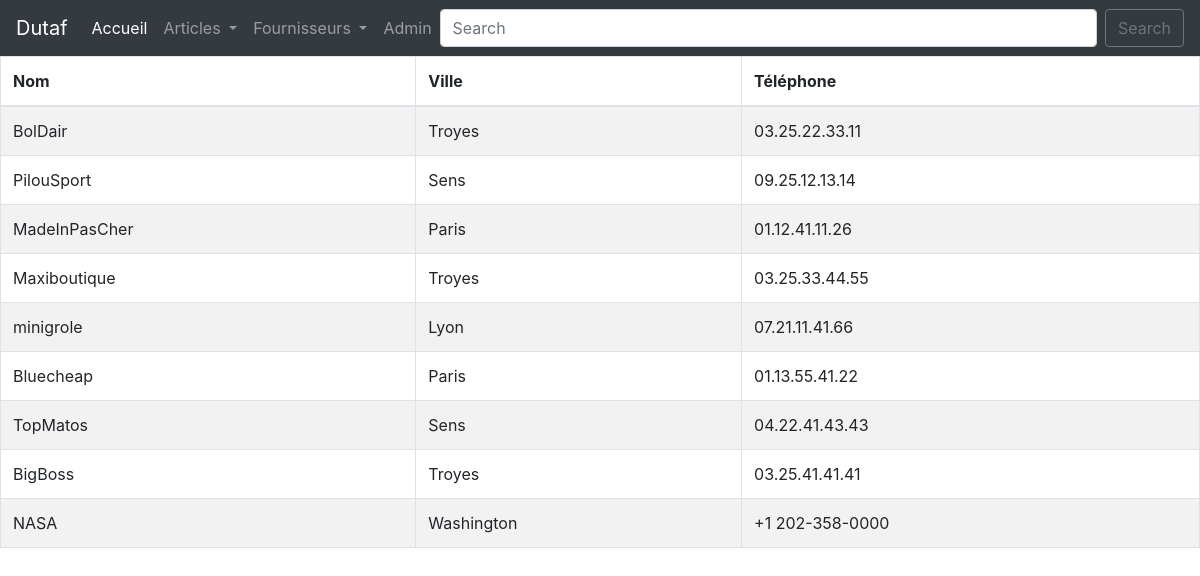
Screenshot of /dutaf/fournisseurs.php with the database file from the repository.
### tables this page shows
CREATE TABLE `Fournisseurs` (
  `four_id` int(11) NOT NULL,
  `four_nom` char(30) NOT NULL,
  `four_ville` char(20) NOT NULL,
  `four_tel` char(20) NOT NULL
);

### dutaf/fournisseurs.php (the view)
<!DOCTYPE html>
<html lang="fr" dir="ltr">
    <head>
        <?php
            include('fonctions.php');
            show_head();
         ?>
    </head>
    <body>
        <table class="table table-striped table-bordered" id="mon_tableau">
        <thead>
        <tr>
            <th scope="col">Nom</th>
            <th scope="col">Ville</th>
            <th scope="col">Téléphone</th>
        </tr>
        </thead>
        <?php
            navbar();
            include("config.inc.php");
            $bdd = new PDO('mysql:host=localhost;dbname=dutaf', $user, $pass);
            $req = 'SELECT * FROM Fournisseurs';
            $resultat = $bdd->query($req);
            echo '<tbody>';
            while ($ligne = $resultat->fetch())
             {
                echo '<tr>';
                        echo '<td>'.$ligne['four_nom'].'</td>';
                        echo '<td>'.$ligne['four_ville'].'</td>';
                        echo '<td>'.$ligne['four_tel'].'</td>';
                echo '</tr>';
            }
        ?>
        </tbody>
        </table>
    </body>
</html>

### dutaf/fonctions.php (shortened to what this page needs)
<?php
    function navbar()
    {
    echo '
        <nav class="navbar navbar-expand-lg navbar-dark bg-dark">
          <a class="navbar-brand" href="#">Dutaf</a>
          <button class="navbar-toggler" type="button" data-toggle="collapse" data-target="#navbarSupportedContent" aria-controls="navbarSupportedContent" aria-expanded="false" aria-label="Toggle navigation">
            <span class="navbar-toggler-icon"></span>
          </button>
          <div class="collapse navbar-collapse" id="navbarSupportedContent">
            <ul class="navbar-nav mr-auto">
              <li class="nav-item active">
                <a class="nav-link" href="/dutaf">Accueil <span class="sr-only">(current)</span></a>
              </li>
              <li class="nav-item dropdown">
                <a class="nav-link dropdown-toggle" href="#" id="navbarDropdown" role="button" data-toggle="dropdown" aria-haspopup="true" aria-expanded="false">
                  Articles
                </a>
                <div class="dropdown-menu" aria-labelledby="navbarDropdown">
                  <a class="dropdown-item" href="/dutaf/catalogue.php">Parcourir nos articles</a>
                  <a class="dropdown-item" href="/dutaf/question_budget.php">Petit budget?</a>
              </li>
              <li class="nav-item dropdown">
                <a class="nav-link dropdown-toggle" href="#" id="navbarDropdown" role="button" data-toggle="dropdown" aria-haspopup="true" aria-expanded="false">
                  Fournisseurs
                </a>
                <div class="dropdown-menu" aria-labelledby="navbarDropdown">
                  <a class="dropdown-item" href="/dutaf/fournisseurs.php">Parcourir nos fournisseurs</a>
              </li>
              <li class="nav-item">
                <a class="nav-link" href="/dutaf/admin">Admin</a>
              </li>
            </ul>
            <form class="form-inline my-2 my-lg-0">
              <input class="form-control mr-sm-2" type="search" placeholder="Search" aria-label="Search">
              <button class="btn btn-outline-secondary my-2 my-sm-0" type="submit">Search</button>
            </form>
          </div>
        </nav>
    ';
    }
    function show_head()
    {
      echo'<meta charset="utf-8">
        <title>Dutaf</title>
        <link rel="stylesheet" href="/dutaf/css/style.css">
        <link rel="stylesheet" href="/dutaf/css/bootstrap.css">
        <link rel="stylesheet" href="/dutaf/css/bootsrap-grid.css">
        <link href="https://fonts.googleapis.com/css?family=Noto+Sans+JP&display=swap" rel="stylesheet">
        <link rel="stylesheet" type="text/css" href="https://cdn.datatables.net/v/bs4-4.1.1/dt-1.10.20/r-2.2.3/datatables.min.css"/>
        <link rel="stylesheet" href="https://cdnjs.cloudflare.com/ajax/libs/font-awesome/5.11.2/css/all.min.css" />
        <script type="text/javascript" src="https://cdn.datatables.net/v/bs4-4.1.1/dt-1.10.20/r-2.2.3/datatables.min.js"></script>
        <script src="https://code.jquery.com/jquery-3.4.1.min.js"></script>
        <script src="https://cdnjs.cloudflare.com/ajax/libs/popper.js/1.14.7/umd/popper.min.js"></script>
        <script src="https://stackpath.bootstrapcdn.com/bootstrap/4.3.1/js/bootstrap.min.js"></script>
        <meta name="viewport" content="width=device-width, user-scalable=no">
        <script type="text/javascript">
            $(document).ready(function() {
                $("#mon_tableau").DataTable();
            } );
        </script>';
    }
 ?>

### dutaf/css/style.css (style rules this page uses)
html { font-family: 'Noto Sans JP', sans-serif; }

### rows the page displays
fournisseurs: four_nom "BolDair", four_ville "Troyes", four_tel "03.25.22.33.11"
fournisseurs: four_nom "PilouSport", four_ville "Sens", four_tel "09.25.12.13.14"
fournisseurs: four_nom "MadeInPasCher", four_ville "Paris", four_tel "01.12.41.11.26"
fournisseurs: four_nom "Maxiboutique", four_ville "Troyes", four_tel "03.25.33.44.55"
fournisseurs: four_nom "minigrole", four_ville "Lyon", four_tel "07.21.11.41.66"
fournisseurs: four_nom "Bluecheap", four_ville "Paris", four_tel "01.13.55.41.22"
fournisseurs: four_nom "TopMatos", four_ville "Sens", four_tel "04.22.41.43.43"
fournisseurs: four_nom "BigBoss", four_ville "Troyes", four_tel "03.25.41.41.41"
fournisseurs: four_nom "NASA", four_ville "Washington", four_tel "+1 202-358-0000"
